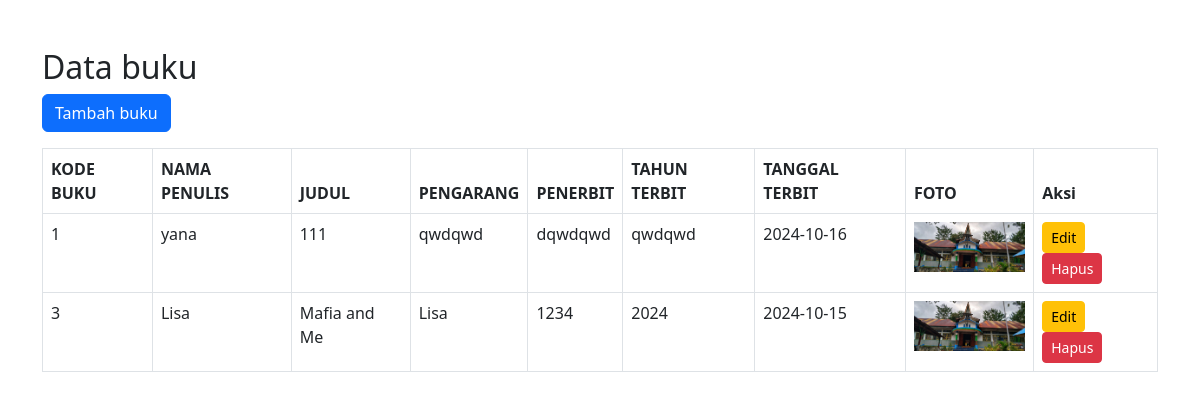
The page / on the database its author committed.
### tables this page shows
CREATE TABLE `buku` (
  `kode_buku` int(12) NOT NULL,
  `judul` varchar(50) NOT NULL,
  `nama_penulis` varchar(150) NOT NULL,
  `pengarang` varchar(150) NOT NULL,
  `penerbit` varchar(100) NOT NULL,
  `tahun_terbit` varchar(50) NOT NULL,
  `tanggal_terbit` varchar(50) NOT NULL,
  `foto` text NOT NULL
);

### index.php (the view, shortened to what this page needs)
<?php include 'koneksi.php'; ?>
<!DOCTYPE html>
<html lang="en">
<head>
    <link href="https://cdn.jsdelivr.net/npm/bootstrap@5.3.0-alpha1/dist/css/bootstrap.min.css" rel="stylesheet">
</head>
<body>
    <div class="container mt-5">
        <h2>Data buku</h2>
        <a href="tambah.php" class="btn btn-primary mb-3">Tambah buku</a>
        <table class="table table-bordered">
            <thead>
                <tr>
                    <th>KODE BUKU</th>
                    <th>NAMA PENULIS</th>
                    <th>JUDUL</th>
                    <th>PENGARANG</th>
                    <th>PENERBIT</th>
                    <th>TAHUN TERBIT</th>
                    <th>TANGGAL TERBIT</th>
                    <th>FOTO</th>
                    <th>Aksi</th>
                </tr>
            </thead>
            <tbody>
                <?php
                $query = "SELECT * FROM buku";
                $result = mysqli_query($koneksi, $query);
                while ($row = mysqli_fetch_assoc($result)) {
                    echo "<tr>
                        <td>{$row['kode_buku']}</td>
                        <td>{$row['nama_penulis']}</td>
                        <td>{$row['judul']}</td>
                        <td>{$row['pengarang']}</td>
                        <td>{$row['penerbit']}</td>
                        <td>{$row['tahun_terbit']}</td>
                        <td>{$row['tanggal_terbit']}</td>
                        <td><img src='uploads/{$row['foto']}' wkodeth='50' height='50'></td>
                        <td>
                            <a href='edit.php?kode={$row['kode_buku']}' class='btn btn-warning btn-sm'>Edit</a>
                            <a href='delete.php?kode={$row['kode_buku']}' class='btn btn-danger btn-sm' onclick='return confirm(\"Yakin ingin menghapus?\");'>Hapus</a>
                        </td>
                      </tr>";
                }
                ?>
            </tbody>
        </table>
    </div>
</body>
</html>

### rows shown on the page
buku: kode_buku "1", nama_penulis "yana", judul "111", pengarang "qwdqwd", penerbit "dqwdqwd", tahun_terbit "qwdqwd", tanggal_terbit "2024-10-16", foto (picture)
buku: kode_buku "3", nama_penulis "Lisa", judul "Mafia and Me", pengarang "Lisa", penerbit "1234", tahun_terbit "2024", tanggal_terbit "2024-10-15", foto (picture)
